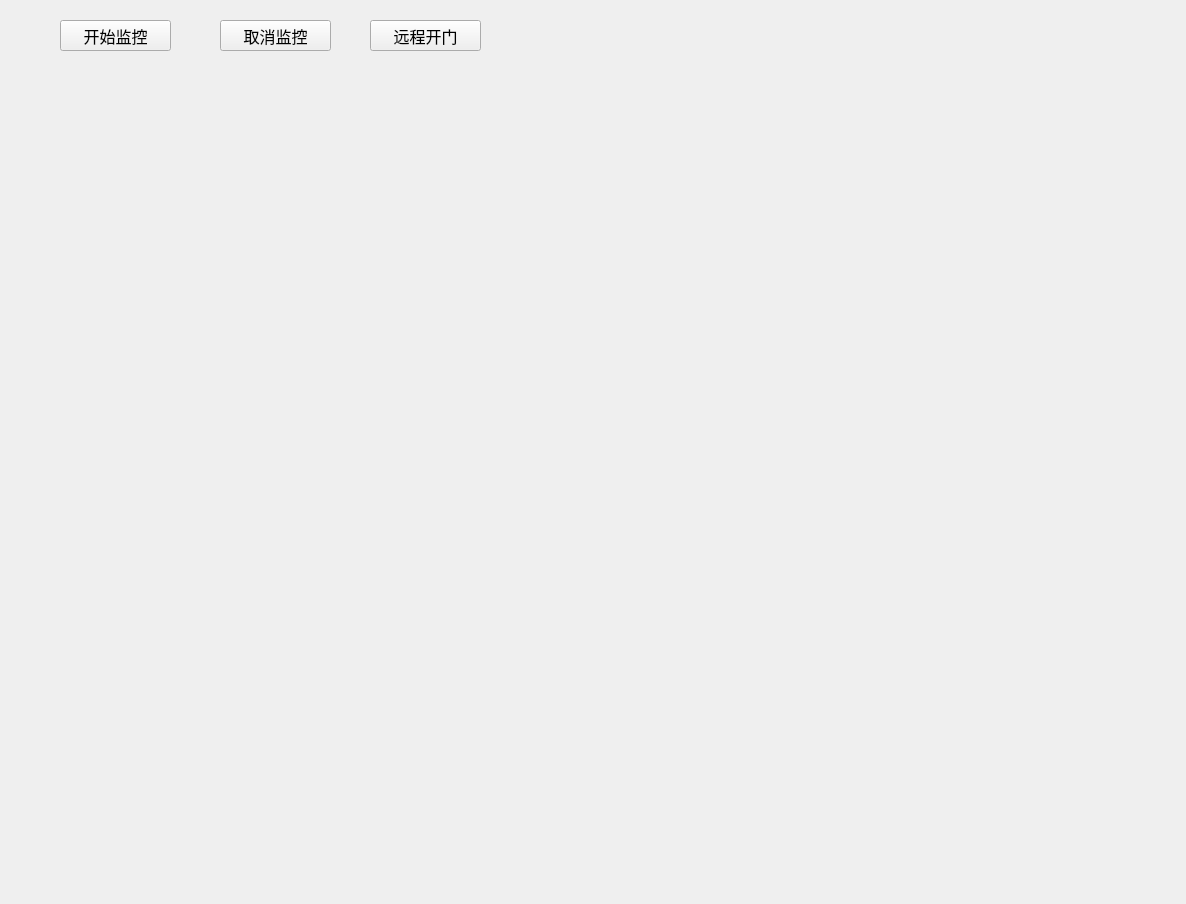
<?xml version="1.0" encoding="UTF-8"?>
<ui version="4.0">
 <class>VideoStream</class>
 <widget class="QMainWindow" name="VideoStream">
  <property name="geometry">
   <rect>
    <x>0</x>
    <y>0</y>
    <width>1186</width>
    <height>904</height>
   </rect>
  </property>
  <property name="windowTitle">
   <string>MainWindow</string>
  </property>
  <widget class="QWidget" name="centralwidget">
   <widget class="QLabel" name="videoLable">
    <property name="geometry">
     <rect>
      <x>370</x>
      <y>90</y>
      <width>331</width>
      <height>241</height>
     </rect>
    </property>
    <property name="text">
     <string/>
    </property>
   </widget>
   <widget class="QPushButton" name="streamStopBtn">
    <property name="geometry">
     <rect>
      <x>220</x>
      <y>20</y>
      <width>111</width>
      <height>31</height>
     </rect>
    </property>
    <property name="font">
     <font>
      <family>Agency FB</family>
      <pointsize>12</pointsize>
     </font>
    </property>
    <property name="text">
     <string>取消监控</string>
    </property>
   </widget>
   <widget class="QPushButton" name="doorOpenBtn">
    <property name="geometry">
     <rect>
      <x>370</x>
      <y>20</y>
      <width>111</width>
      <height>31</height>
     </rect>
    </property>
    <property name="font">
     <font>
      <family>Agency FB</family>
      <pointsize>12</pointsize>
     </font>
    </property>
    <property name="text">
     <string>远程开门</string>
    </property>
   </widget>
   <widget class="QLabel" name="accessImageL">
    <property name="geometry">
     <rect>
      <x>180</x>
      <y>390</y>
      <width>261</width>
      <height>201</height>
     </rect>
    </property>
    <property name="text">
     <string/>
    </property>
   </widget>
   <widget class="QLabel" name="faceLibImageL">
    <property name="geometry">
     <rect>
      <x>710</x>
      <y>330</y>
      <width>331</width>
      <height>351</height>
     </rect>
    </property>
    <property name="text">
     <string/>
    </property>
   </widget>
   <widget class="QPushButton" name="streamReqBtn">
    <property name="geometry">
     <rect>
      <x>60</x>
      <y>20</y>
      <width>111</width>
      <height>31</height>
     </rect>
    </property>
    <property name="font">
     <font>
      <family>Agency FB</family>
      <pointsize>12</pointsize>
     </font>
    </property>
    <property name="text">
     <string>开始监控</string>
    </property>
   </widget>
  </widget>
 </widget>
 <resources/>
 <connections/>
</ui>
